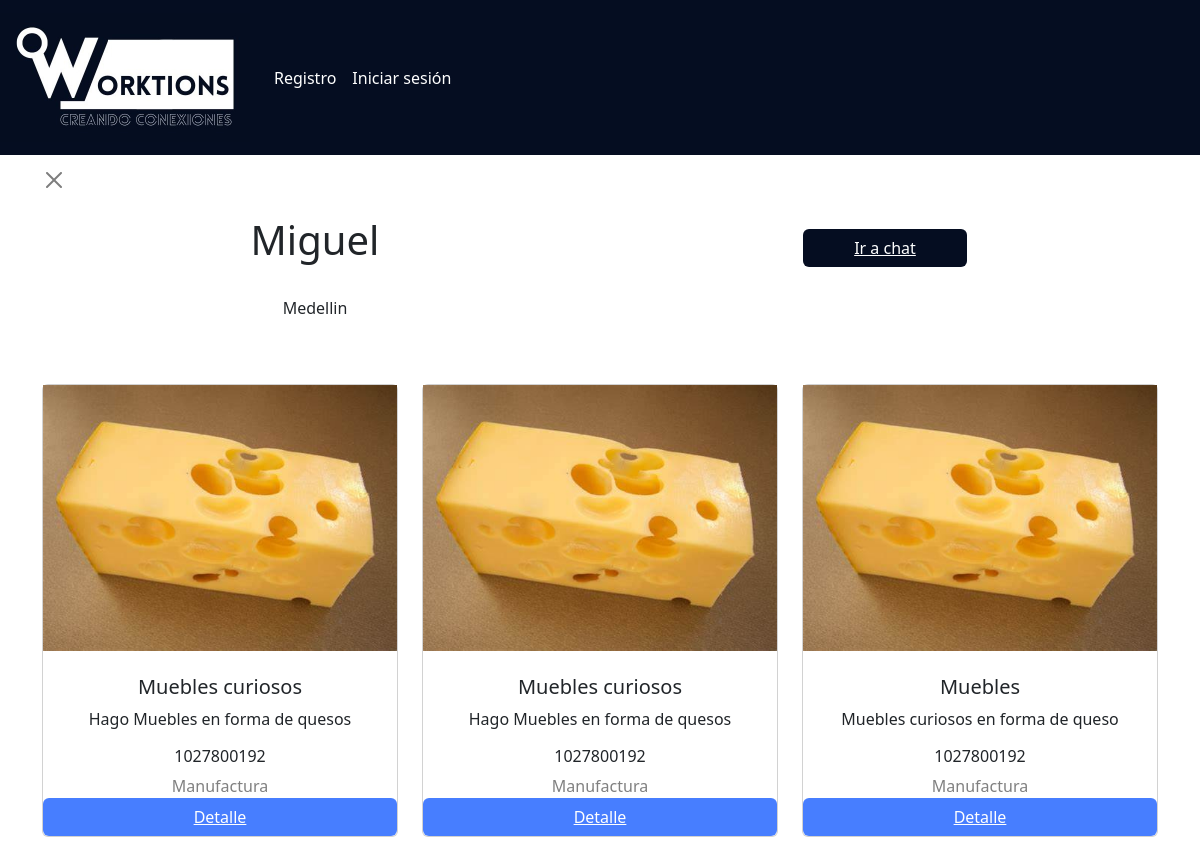
The page /user/profile/1027800192/ on the database as committed earlier.
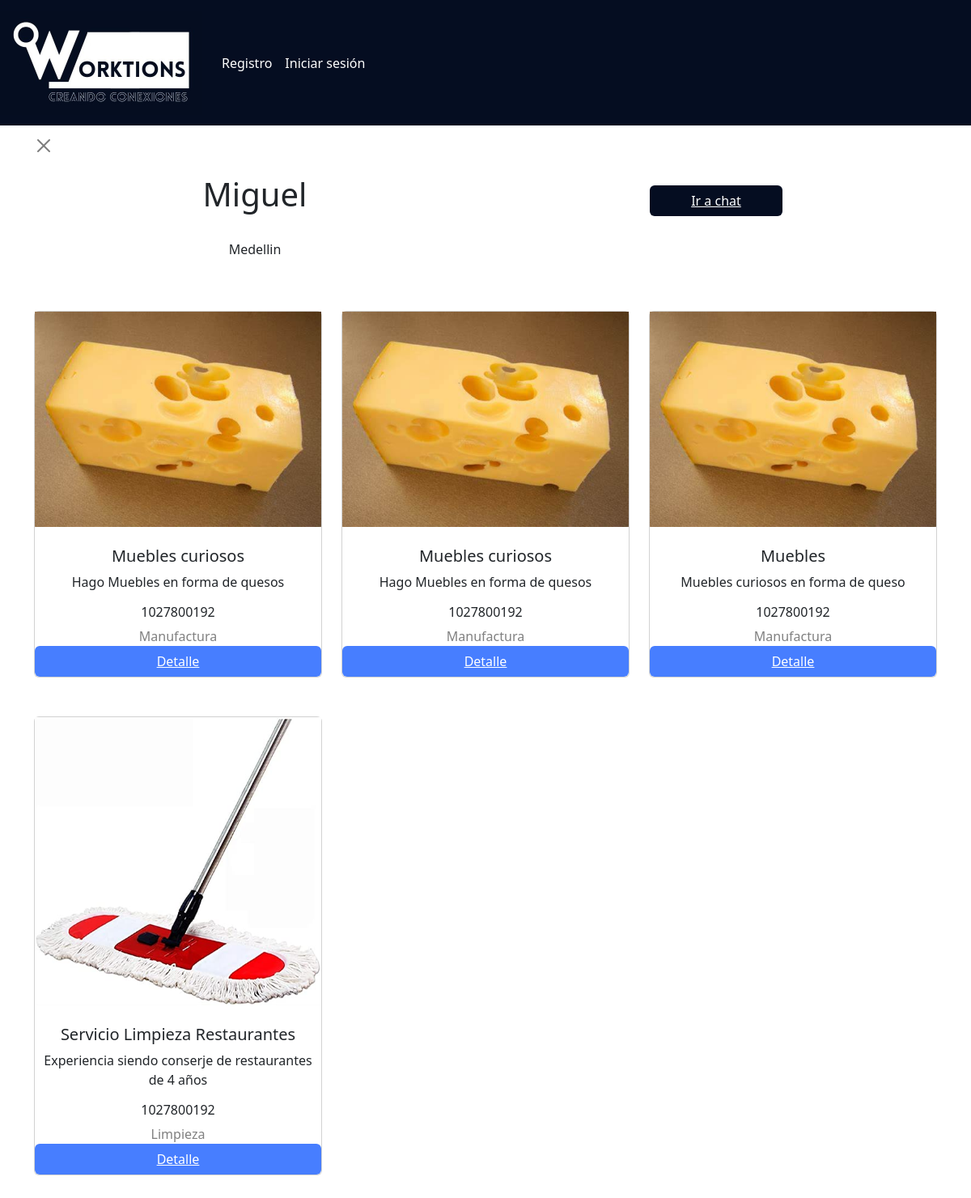
The same page on the database as committed later.
### Modules/Services/models.py (models this page shows)
class Service(models.Model):
    id = models.BigAutoField(primary_key=True)
    title= models.CharField(max_length= 50, default='')
    user = models.ForeignKey(User,to_field='id', null= False, blank=False, on_delete=models.CASCADE)
    category = models.CharField(max_length=100, default='', null= False, blank=False)
    description = models.CharField(max_length = 250, default='')
    images = models.ImageField(upload_to="media/services/images", null=True)

### Modules/Services/views.py (the view)
# urls.py: path('user/profile/<str:pk>/', servicesViews.userDetail.user_detail_view, name='user-detail'),
    def user_detail_view(request, pk):
        try:
            user = User.objects.get(pk=pk)
            services = Service.objects.filter(user=user.id)
        except User.DoesNotExist:
            raise Http404("Este usuario no existe")
        return render(
            request,
            'user_detail.html',
            context={'user_info': user, 'services': services}
        )

### Modules/Services/templates/user_detail.html (shortened to what this page needs)
{% extends 'base.html' %}
{% block content %}
<br>
<br>
<br>
<br>
<br>
<body>
    <div class="container text-center">
        <div class="row">
            <div class="col-6">
                <br>
                <br>
                <button type="button" class="btn-close" aria-label="Close" style="align-items: start; display: flex;" onclick="window.history.back()"></button>
                <br>
                <h1>{{user_info.name}}</h1>
                <br>
                <p>{{user_info.city}}</p>
                <br>
                <br>
            </div>
            <div class="col-6">
                <button type="button" class="btn" style="background-color: #050d21; color: white; width: 30%; margin-top: 20%;"><a href="{% url 'detailms' user_info.username %}" style="color: white;">Ir a chat</a></button>
                <br>
                <br>
            </div>
         </div>
                <div class="row">
                    {% for service in services %}
                        <div class="col-md-4">
                            <div class="card" >
                                <img src="{{service.images.url}}" style="height:100%; width: 100%;"/>
                                <br>
                                <h5>{{service.title}}</h5>
                                <p>{{service.description}}</p>
                                <h6>{{service.user_id}}</h6>
                                <h7 style="color: grey";>{{service.category}}</h7>
                                <button type="button" class="btn" style="background-color: #477eff; color: white;"><a href="{% url 'service_detail' service.id %}" style="color: white;">Detalle</a></button>
                            </div>
                            <br>
                            <br>
                        </div>
                    {% if forloop.counter|divisibleby:"3" and not forloop.last %}
                      </div><div class="row">
                    {% endif %}
                  {% endfor %}
                </div>
    </div>
</body>
{% endblock %}

Rows that differ between the two databases and show on the page:
added Service: images (picture), title "Servicio Limpieza Restaurantes", description "Experiencia siendo conserje de restaurantes de 4 años", user_id "1027800192", category "Limpieza"
